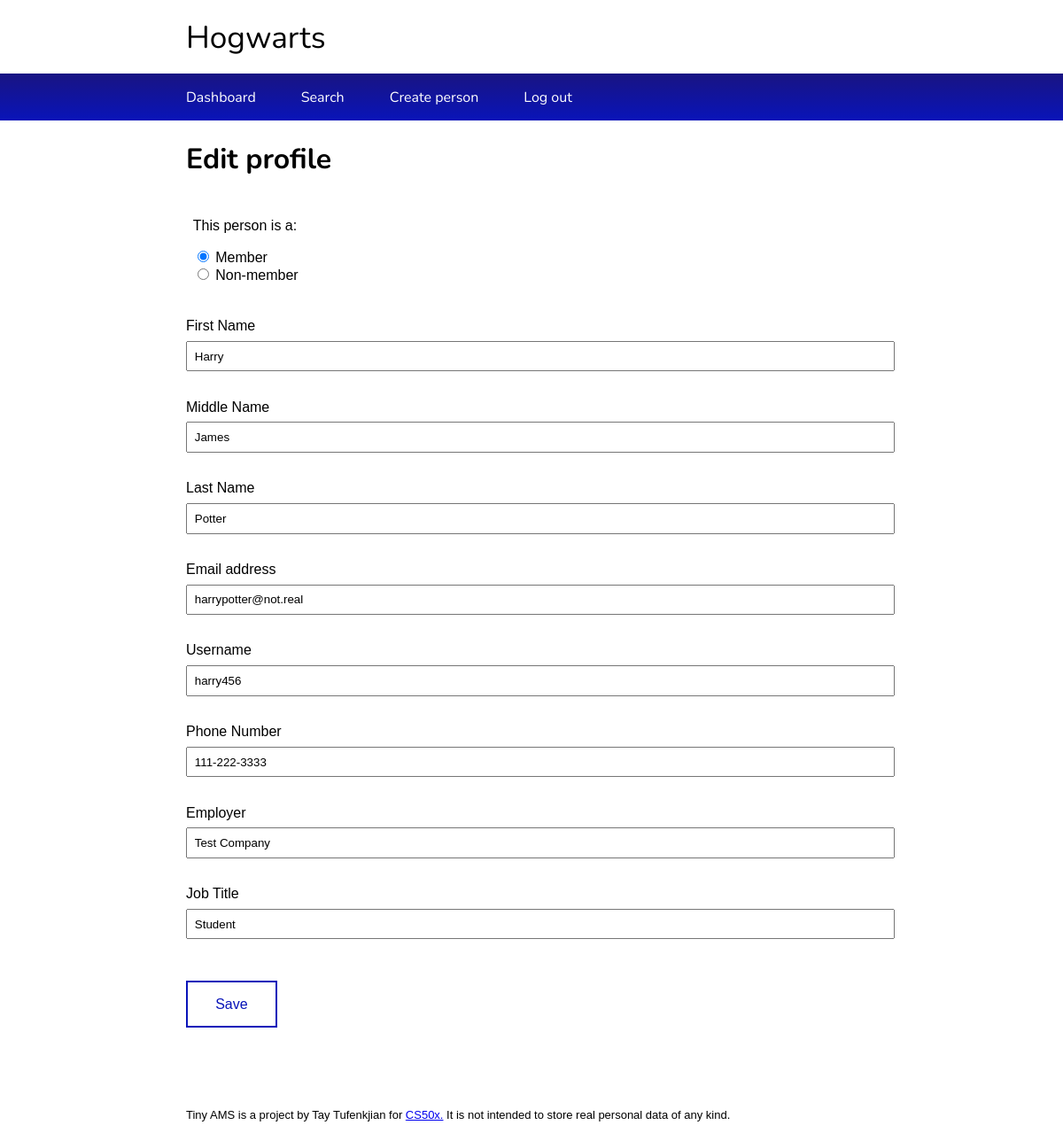
/edit_profile/1 (signed in), run on the app's committed database.
### tables this page shows
CREATE TABLE association (
    id INTEGER PRIMARY KEY AUTOINCREMENT,
    association_name TEXT,
    email TEXT,
    username TEXT,
    hash TEXT,
    datetime_created TEXT );

CREATE TABLE person (
    id INTEGER PRIMARY KEY AUTOINCREMENT, 
    association_id INTEGER,
    is_member INTEGER,
    username TEXT,
    hash TEXT,
    datetime_created TEXT,
    first_name TEXT,
    middle_name TEXT,
    last_name TEXT,
    email TEXT,
    phone TEXT,
    employer TEXT,
    job_title TEXT, 
    FOREIGN KEY(association_id) REFERENCES association(id));

### app.py (the view)
@app.route("/edit_profile/<int:id>", methods=["GET", "POST"])
@login_required
def edit_person(id):
    if request.method == "POST":
        is_member = request.form.get("is_member")
        username = request.form.get("username")
        first_name = request.form.get("first_name")
        middle_name = request.form.get("middle_name")
        last_name = request.form.get("last_name")
        email = request.form.get("email")
        phone = request.form.get("phone")
        employer = request.form.get("employer")
        job_title = request.form.get("job_title")
        with sqlite3.connect("tinyams.db") as db:
            cursor = db.cursor()
            cursor.execute("""UPDATE person
                SET is_member = :is_member,
                    username = :username,
                    first_name = :first_name,
                    middle_name = :middle_name,
                    last_name = :last_name,
                    email = :email,
                    phone = :phone,
                    employer = :employer,
                    job_title = :job_title
                WHERE id = :id """,
                {
                    "is_member": is_member,
                    "username": username,
                    "first_name": first_name,
                    "middle_name": middle_name,
                    "last_name": last_name,
                    "email": email,
                    "phone": phone,
                    "employer": employer,
                    "job_title": job_title,
                    "id": id
                })
            db.commit()
            return redirect(url_for("person_profile", id = id))
    else:
        profile = select_dict("SELECT * FROM person WHERE association_id = :association_id AND id = :id", {"association_id": session["user_id"], "id": id})[0]
        return render_template("edit_person.html",
                        id = id,
                        first_name = profile["first_name"],
                        middle_name = profile["middle_name"],
                        last_name = profile["last_name"],
                        is_member = profile["is_member"],
                        username = profile["username"],
                        datetime_created = profile["datetime_created"],
                        email = profile["email"],
                        phone = profile["phone"],
                        employer = profile["employer"],
                        job_title = profile["job_title"])

### app.py (called while the page is built)
def select_dict(query, variables):
    with sqlite3.connect("tinyams.db") as db:
        db.row_factory = sqlite3.Row
        cursor = db.cursor()
        cursor.execute(query, variables)
        return cursor.fetchall()

def login_required(f):
    @wraps(f)
    def decorated_function(*args, **kwargs):
        if session.get("user_id") is None:
            return redirect("/login")
        return f(*args, **kwargs)
    return decorated_function

@app.context_processor
def inject_association_name():
    with sqlite3.connect("tinyams.db") as db:
        cursor = db.cursor()
        cursor.execute("SELECT association_name FROM association WHERE id = :id", {"id": session.get("user_id")})
        association_tuple = cursor.fetchall()
    string = ''
    for i in association_tuple:
        for j in i:
            string = string + j
    return dict(association_name = string)

### templates/edit_person.html (shortened to what this page needs)
{% extends "layout.html" %}
{% block main %}
    <h1>Edit profile </h1>
    <form action="/edit_profile/{{ id }}" method="post">
        <div class="radio">
            <p>This person is a:</p>
            {% if is_member %}
                <div>
                    <input autocomplete="off" name="is_member" type="radio" id="member" value=1 checked="checked">
                    <label for="member">Member</label>
                </div>
                <div>
                    <input autocomplete="off" name="is_member" type="radio" id="non-member" value=0>
                    <label for="non-member">Non-member</label>
                </div>
            {% endif %}
        </div>
        <div>
            <label for="first_name">First Name</label>
            <input autocomplete="off" name="first_name" type="text" value="{{first_name}}">
        </div>
        <div>
            <label for="middle_name">Middle Name</label>
            <input autocomplete="off" name="middle_name" type="text" value="{{middle_name}}">
        </div>
        <div>
            <label for="last_name">Last Name</label>
            <input autocomplete="off" name="last_name" type="text" value="{{last_name}}">
        </div>
        <div>
            <label for="email">Email address</label>
            <input autocomplete="off" name="email" type="email" value="{{email}}">
        </div>
        <div>
            <label for="username">Username</label>
            <input autocomplete="off"  name="username" type="text" value="{{username}}">
        </div>
        <div>
            <label for="phone">Phone Number</label>
            <input autocomplete="off" name="phone" type="text" value="{{phone}}">
        </div>
        <div>
            <label for="employer">Employer</label>
            <input autocomplete="off" name="employer" type="text" value="{{employer}}">
        </div>
        <div>
            <label for="job_title">Job Title</label>
            <input autocomplete="off" name="job_title" type="text" value="{{job_title}}">
        </div>
        <button class="btn btn-primary" type="submit">Save</button>
    </form>
{% endblock %}

### templates/layout.html (shortened to what this page needs)
<!DOCTYPE html>
<html lang="en">
    <head>
        <link href="/static/styles.css" rel="stylesheet">
    </head>
    <body>
        <header>
            <div class="container">
            {% if session.user_id %}
                {% block header %}
                    <div id="association-name">{{ association_name }}</div>
                {% endblock %}
            {% endif %}
            </div>
        </header>
        <nav>
            {% if session.user_id %}
                <ul class="container">
                    <li><a href="/dashboard">Dashboard</a></li>
                    <li><a href="/search">Search</a></li>
                    <li><a href="/create_person">Create person</a></li>
                    <li><a href="/logout">Log out</a></li>
                </ul>
            {% endif %}
        </nav>
        <div class="container content">
            <main>
                {% block main %}{% endblock %}
            </main>
            <footer>
                <p>Tiny AMS is a project by Tay Tufenkjian for <a href="https://www.edx.org/course/introduction-computer-science-harvardx-cs50x" target="_blank">CS50x.</a> It is not intended to store real personal data of any kind.</p>
            </footer>
        </div>
    </body>
</html>

### static/styles.css (style rules this page uses)
#association-name { font-family: 'Nunito', sans-serif; font-size: 2.2em; margin: 0.5em 0; }
body { font-family: Helvetica, Arial, sans-serif; height: 100vh; margin: 0; width: 100%; }
button { background-color: white; border: 2px solid #0914b9; color: #0914b9; cursor: pointer; font-size: 16px; margin: 2% 1% 0 0; padding: 2% 4%; text-align: center; text-decoration: none; }
.container { display: block; margin: 0 auto; width: 65%; }
.container.content { display: flex; flex-direction: column; height: 80%; }
footer { font-size: small; margin-top: 10%; }
form { max-width: 800px; }
h1, h2, h3, h4, h5, h6 { font-family: 'Nunito', sans-serif; }
input[type=text], input[type=password], input[type=email], form .radio { width: 100%; padding: 1%; margin: 1% 0 4% 0; }
main { flex: 1 0 0; }
nav { background: rgb(9,20,185); background: -moz-linear-gradient(0deg, rgba(9,20,185,1) 0%, rgba(25,20,130,1) 100%); background: -webkit-linear-gradient(0deg, rgba(9,20,185,1) 0%, rgba(25,20,130,1) 100%); background: linear-gradient(0deg, rgba(9,20,185,1) 0%, rgba(25,20,130,1) 100%); font-family: 'Nunito', sans-serif; width: 100%; }
nav ul { list-style-type: none; margin: 0; padding: 0; }
nav ul li { display: inline; }
nav ul li:first-child { margin-left: -3%; }
nav ul li a { display: inline-block; color: white; padding: 2% 3%; text-align: center; text-decoration: none; }

### data on the page
association: association_name "Hogwarts"
person: first_name "Harry", middle_name "James", last_name "Potter", email "harrypotter@not.real", username "harry456", phone "111-222-3333", employer "Test Company", job_title "Student"
